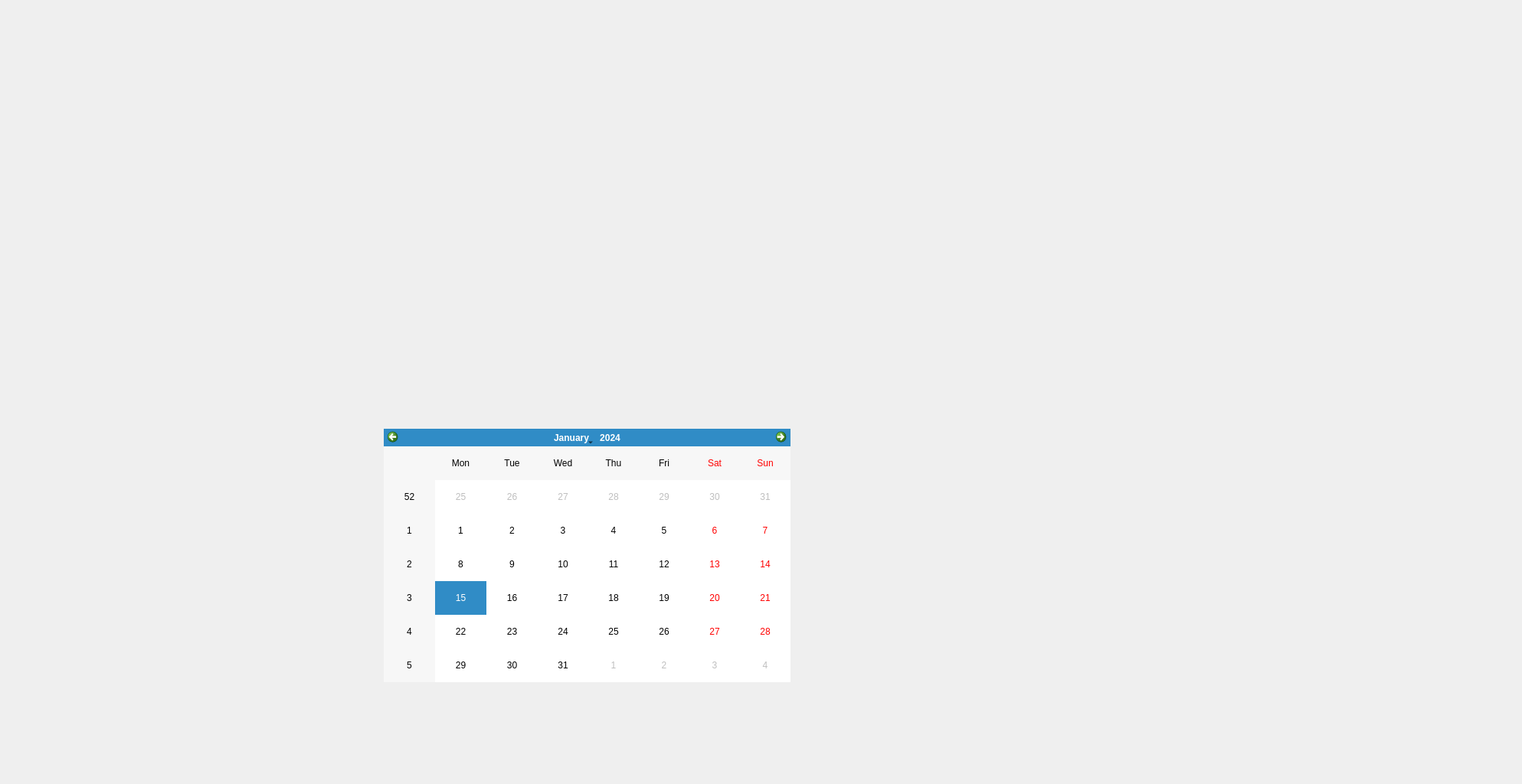
<?xml version="1.0" encoding="UTF-8"?>
<ui version="4.0">
 <class>Dialog</class>
 <widget class="QDialog" name="Dialog">
  <property name="geometry">
   <rect>
    <x>0</x>
    <y>0</y>
    <width>1987</width>
    <height>1024</height>
   </rect>
  </property>
  <property name="windowTitle">
   <string>Dialog</string>
  </property>
  <property name="styleSheet">
   <string notr="true">QDialog{
Background-image:url(src/Assets/Menu.png)
}</string>
  </property>
  <widget class="QCalendarWidget" name="calendarWidget">
   <property name="geometry">
    <rect>
     <x>501</x>
     <y>560</y>
     <width>531</width>
     <height>331</height>
    </rect>
   </property>
  </widget>
 </widget>
 <resources/>
 <connections/>
</ui>
